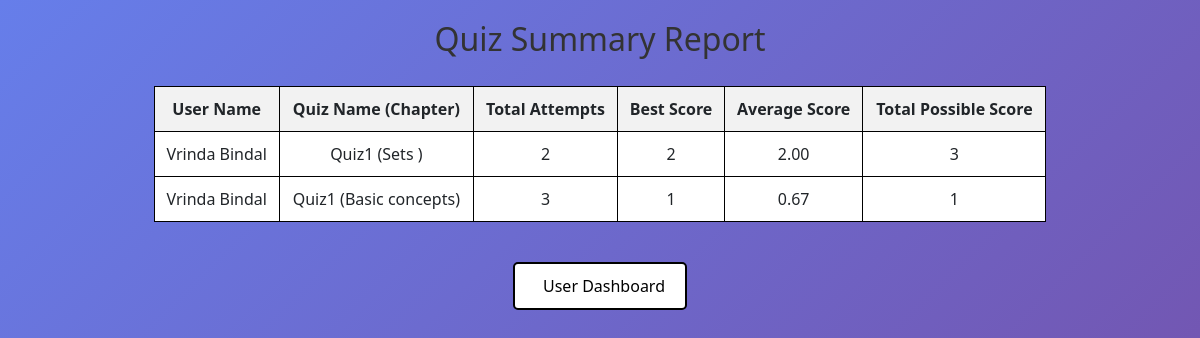
Page /quiz_summary on the committed database.
### models/models.py (models this page shows)
class User(db.Model):
    __tablename__ = "user"
    id = db.Column(db.Integer , primary_key = True)
    username = db.Column(db.String(60) , nullable = False , unique = True)
    password = db.Column(db.Text , nullable = False)
    full_name = db.Column(db.String(80) , nullable = False)
    qualification = db.Column(db.String(30) , nullable = False)
    dob = db.Column(db.Date , nullable = False)
    scores = db.relationship("Score", backref = "user", lazy = True , cascade="all, delete-orphan")

class Quiz(db.Model):
    __tablename__ = "quiz"
    id = db.Column(db.Integer , primary_key = True)
    name = db.Column(db.String(100), nullable=False)
    chapter_id = db.Column(db.Integer , db.ForeignKey('chapter.id') , nullable = False)
    subject_id = db.Column(db.Integer, db.ForeignKey('subject.id'), nullable=False)
    date_of_quiz = db.Column(db.DateTime , nullable = False)
    time_duration = db.Column(db.String(5) , nullable = False)
    remarks = db.Column(db.String(500) , nullable = True)
    questions = db.relationship('Question', backref='quiz', lazy=True , cascade="all, delete-orphan")
    scores = db.relationship('Score', backref='quiz', lazy=True , cascade="all, delete-orphan")

class Chapter(db.Model):
    __tablename__ = "chapter"
    id = db.Column(db.Integer , primary_key = True)
    name = db.Column(db.String(100) , nullable = False)
    description = db.Column(db.String(500) , nullable = False)
    subject_id = db.Column(db.Integer , db.ForeignKey('subject.id') , nullable = False)
    quizzes = db.relationship("Quiz", backref = "chapter", lazy = True , cascade="all, delete-orphan")
    questions = db.relationship('Question', backref='chapter', lazy=True)

### controllers/controllers.py (the view)
@app.route('/quiz_summary')
def quiz_summary():
    summary_query = (
        db.session.query(
            User.full_name.label("user_name"),
            Quiz.name.label("quiz_name"),
            Chapter.name.label("chapter_name"),
            func.count(Score.attempt_number).label("total_attempts"),
            func.max(Score.total_scored).label("best_score"),
            func.avg(Score.total_scored).label("average_score"),
            func.max(Score.total_possible_score).label("total_possible_score")
        )
        .join(Score, User.id == Score.user_id)
        .join(Quiz, Score.quiz_id == Quiz.id)
        .join(Chapter, Quiz.chapter_id == Chapter.id)
        .group_by(User.id, Quiz.id, Chapter.id)
        .all()
    )
    return render_template("quiz_summary.html", summary=summary_query)

### templates/quiz_summary.html (shortened to what this page needs)
<!DOCTYPE html>
<html>
<head>
    <link href="https://cdn.jsdelivr.net/npm/bootstrap@5.3.0/dist/css/bootstrap.min.css" rel="stylesheet">
    <link rel="stylesheet" href="{{ url_for('static', filename='add_subject.css') }}">
</head>
<body>
    <div class="container">
        <h2>Quiz Summary Report</h2>
        <table>
            <tr>
                <th>User Name</th>
                <th>Quiz Name (Chapter)</th>
                <th>Total Attempts</th>
                <th>Best Score</th>
                <th>Average Score</th>
                <th>Total Possible Score</th>
            </tr>
            {% for row in summary %}
            <tr>
                <td>{{ row.user_name }}</td>
                <td>{{ row.quiz_name }} ({{ row.chapter_name }})</td>
                <td>{{ row.total_attempts }}</td>
                <td>{{ row.best_score }}</td>
                <td>{{ "%.2f"|format(row.average_score) }}</td>
                <td>{{ row.total_possible_score }}</td>
            </tr>
            {% endfor %}
        </table>
        <a href="{{ url_for('user_dashboard') }}" class="btn-dashboard">
                User Dashboard
        </a>
    </div>
</body>
</html>

### static/add_subject.css (style rules this page uses)
body { background: linear-gradient(135deg, #667eea 0%, #764ba2 100%); min-height: 100vh; display: flex; align-items: center; justify-content: center; }

### templates/quiz_summary.html (style rules this page uses)
body { margin: 0; padding: 0; height: 100%; display: flex; flex-direction: column; }
h2 { text-align: center; margin-top: 20px; font-size: 2rem; color: #333; }
table { width: 80%; border-collapse: collapse; margin: 20px auto; background-color: white; }
th, td { border: 1px solid black; padding: 10px; text-align: center; }
th { background-color: #f2f2f2; }
.container { flex-grow: 1; display: flex; flex-direction: column; justify-content: flex-start; }
.btn-dashboard { border: 2px solid black; background-color: white; color: black; padding: 10px 20px; font-size: 1rem; text-align: center; text-decoration: none; border-radius: 5px; display: inline-block; margin: 20px auto; }

### rows in the picture
User: user_name "Vrinda Bindal", quiz_name "Quiz1", chapter_name "Sets", total_attempts "2", best_score "2", average_score "2.00", total_possible_score "3", chapter_name "Basic concepts", total_attempts "3", best_score "1", average_score "0.67", total_possible_score "1"
